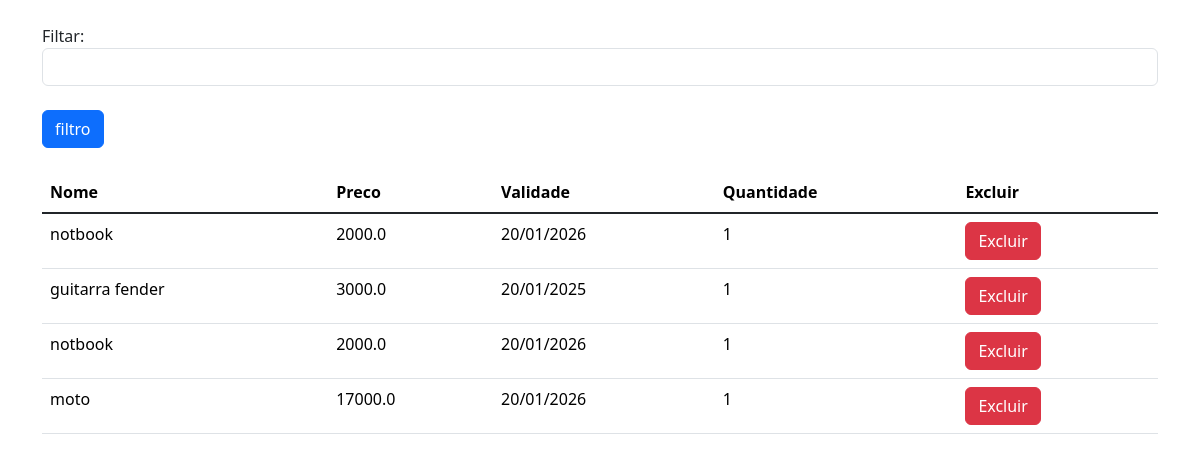
The app's page /estoque/listar_produtos/ with its own data.
### estoque/models.py (models this page shows, shortened)
class Produto(models.Model):
    nome = models.CharField(max_length=255)
    preco=models.FloatField()
    validade=models.CharField(max_length=255)
    quantidade=models.IntegerField()

### estoque/views.py (the view)
# urls.py: path('listar_produtos/',views.listar_produtos ,name="listar_produtos"),
def listar_produtos(request):
    produto= Produto.objects.all()
    id = request.GET.get('preco')
    if id:
       produto = produto.filter(id=id)
    return render(request, 'listar_produtos.html', {'produto': produto})

### estoque/templates/listar_produtos.html (shortened to what this page needs)
<!DOCTYPE html>
<html lang="en">
<head>
    <link href="https://cdn.jsdelivr.net/npm/bootstrap@5.3.2/dist/css/bootstrap.min.css" rel="stylesheet"
>
</head>
<body>
    <div class="container">
        <form action="{% url  'listar_produtos' %}" method="GET">
            <br>
            <label for="">Filtar:</label>
            <input type="number" class="form-control" name="preco" id="preco">
            <br>
            <input type="submit" value="filtro" class="btn btn-primary">
        </form>
        <br>
        <table class="table">
            <thead>
                <tr>
                    <th scope="col">Nome</th>
                    <th scope="col">Preco</th>
                    <th scope="col">Validade</th>
                    <th scope="col">Quantidade</th>
                    <th scope="col">Excluir</th>
                </tr>
            </thead>
            <tbody class="table-group-divider">
                {% for p in produto %}
                <tr>
                    <td>{{ p.nome }}</td>
                    <td>{{ p.preco }}</td>
                    <td>{{ p.validade }}</td>
                    <td>{{ p.quantidade }}</td>
                    <td><a href="{% url 'deletar_produtos' p.id %}" class="btn btn-danger">Excluir</a></td>
                </tr>
                {% endfor %}
            </tbody>
        </table>
    </div>
</body>
</html>

### records on screen
Produto: nome "notbook", preco "2000.0", validade "20/01/2026", quantidade "1"
Produto: nome "guitarra fender", preco "3000.0", validade "20/01/2025", quantidade "1"
Produto: nome "notbook", preco "2000.0", validade "20/01/2026", quantidade "1"
Produto: nome "moto", preco "17000.0", validade "20/01/2026", quantidade "1"
